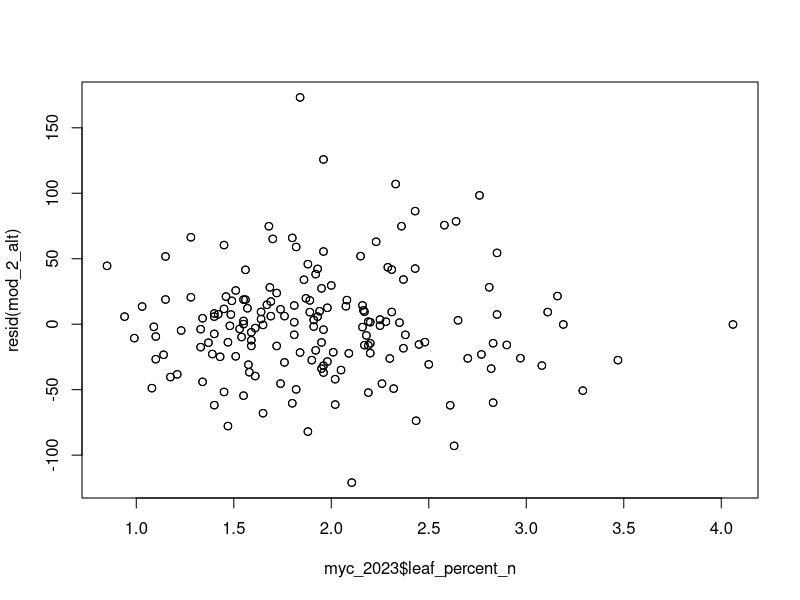
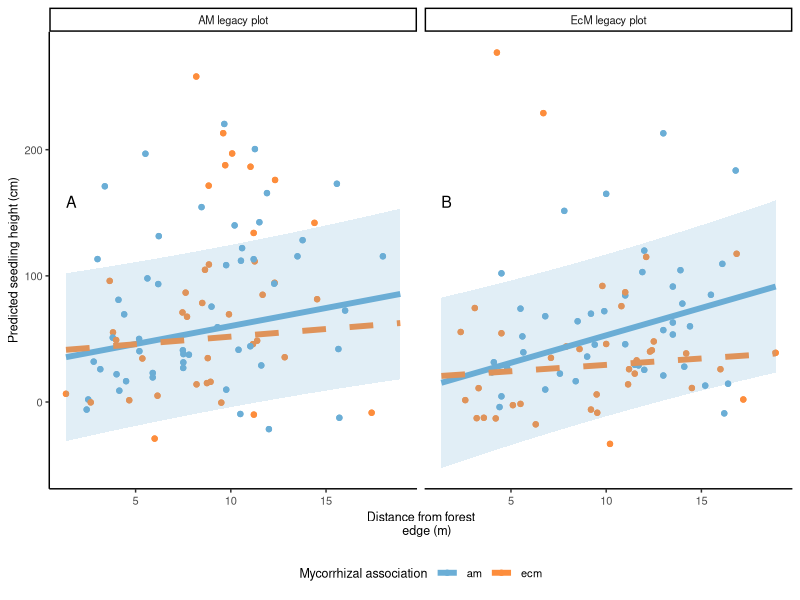
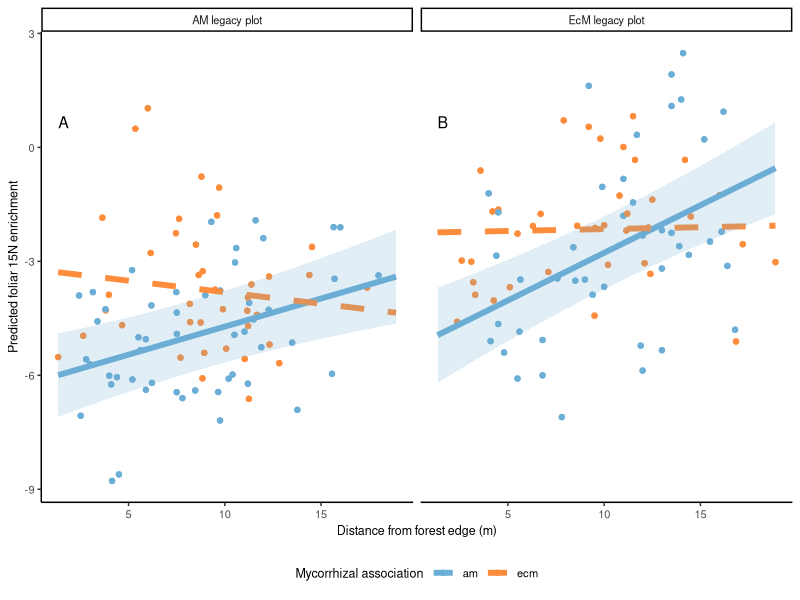
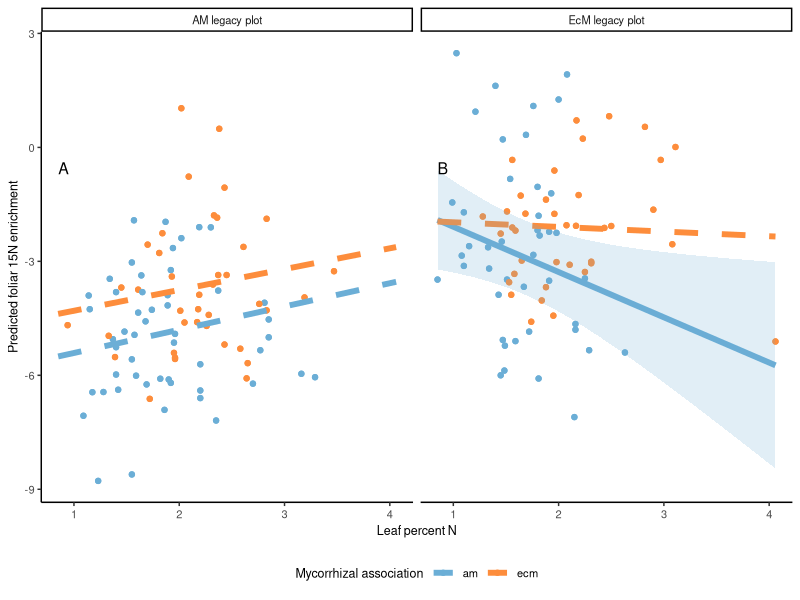
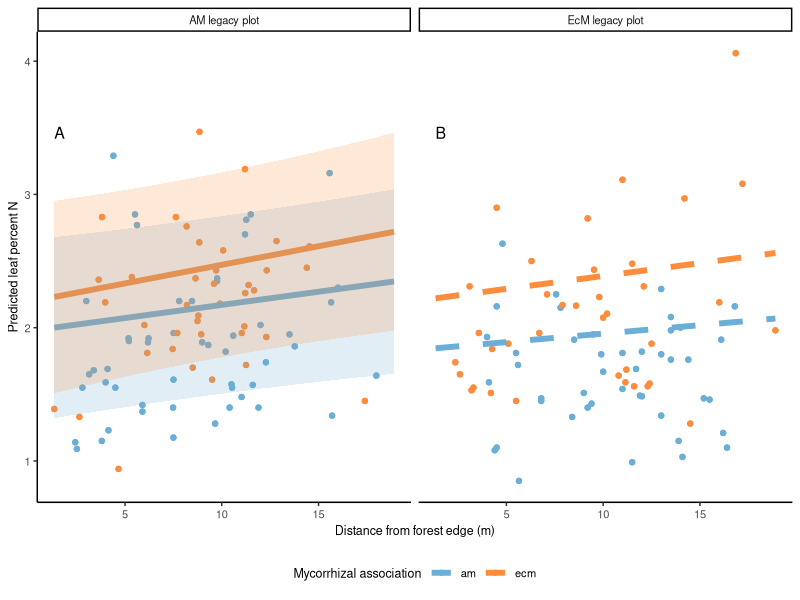
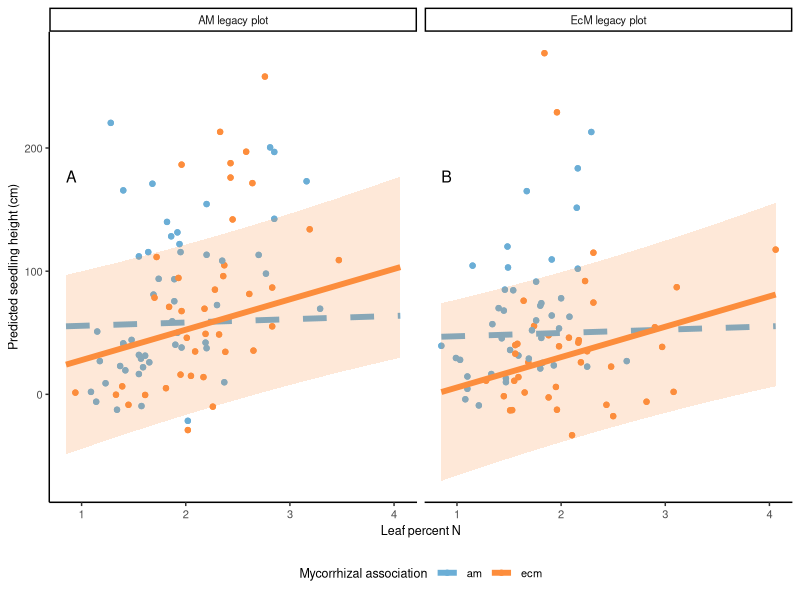

Generate these figures, in order, with R:


# setup -------------------------------------------------------------------
library(tidyverse)
library(lme4)
library(lmerTest)
library(RColorBrewer)


# read in data

myc_alldata <-   
  read_csv("outplut/alldata_03262026.csv") %>% 
  mutate(
    site_unit = factor(site_unit)
  ) 

myc_2023 <- 
  myc_alldata %>%
  filter(year == "2023") %>%
  droplevels() %>%
  
  # turn the factors into numeric variables
  
  mutate(
    myc_legacy_num = case_when(mycorrhizal_legacy == "ecm" ~ 0, TRUE ~ 1),
    myc_type_num = case_when(myc_type == "ecm" ~ 0, TRUE ~ 1),
    
    # scale numeric variables
    
    dist_s = scale(distance_to_edge_m)[,1]
  )

# Plotting theme ---------------------------------------------------------

blues <- RColorBrewer::brewer.pal(9, "Blues")
oranges <- RColorBrewer::brewer.pal(9, "Oranges")

my_theme <- function() {
  ggplot2::theme_classic() +
    ggplot2::theme(
      axis.text = element_text(size = 8),
      axis.title.x = element_text(size = 9),
      axis.title.y = element_text(size = 9),
      legend.text = element_text(size = 8),
      legend.title = element_text(size = 9),
      strip.text.x = element_text(size = 8),
      legend.position = "bottom"
    )
}

myc_association_colors <- c("am" = blues[5], "ecm" = oranges[5])

add_fixed_effect_ci <- function(model, newdata, fixed_formula, pred_name) {
  newdata[[pred_name]] <- predict(model, newdata = newdata, re.form = NA)
  
  x_pred <- model.matrix(fixed_formula, data = newdata)
  se_pred <- sqrt(diag(x_pred %*% vcov(model) %*% t(x_pred)))
  
  newdata %>%
    mutate(
      se = se_pred,
      lower = .data[[pred_name]] - 1.96 * se,
      upper = .data[[pred_name]] + 1.96 * se
    )
}

add_slope_linetype <- function(model, predicted_data, x_var, alpha = 0.05) {
  slope_tests <-
    emmeans::emtrends(
      model,
      ~ myc_type * mycorrhizal_legacy,
      var = x_var
    ) %>%
    summary(infer = c(TRUE, TRUE)) %>%
    as_tibble() %>%
    mutate(
      slope_linetype = case_when(
        p.value < alpha ~ "Significant",
        TRUE ~ "Not significant"
      )
    ) %>%
    select(myc_type, mycorrhizal_legacy, slope_linetype)
  
  predicted_data %>%
    left_join(slope_tests, by = c("myc_type", "mycorrhizal_legacy"))
}

get_column_or_na <- function(df, column_names) {
  matching_column <- intersect(column_names, names(df))
  
  if (length(matching_column) == 0) {
    return(rep(NA_real_, nrow(df)))
  }
  
  df[[matching_column[1]]]
}

tidy_fixed_effects <- function(model, figure, response, predictor) {
  fixed_effects <-
    coef(summary(lmerTest::as_lmerModLmerTest(model))) %>%
    as.data.frame()
  
  fixed_effects$term <- rownames(fixed_effects)
  
  tibble(
    figure = figure,
    response = response,
    predictor = predictor,
    statistic_type = "fixed_effect",
    term = fixed_effects$term,
    myc_type = NA_character_,
    mycorrhizal_legacy = NA_character_,
    estimate = get_column_or_na(fixed_effects, "Estimate"),
    std_error = get_column_or_na(fixed_effects, "Std. Error"),
    df = get_column_or_na(fixed_effects, "df"),
    statistic = get_column_or_na(fixed_effects, "t value"),
    p_value = get_column_or_na(fixed_effects, "Pr(>|t|)"),
    conf_low = NA_real_,
    conf_high = NA_real_,
    slope_linetype = NA_character_
  )
}

tidy_type_ii_tests <- function(model, figure, response, predictor) {
  type_ii_tests <- car::Anova(model) %>% as.data.frame()
  type_ii_tests$term <- rownames(type_ii_tests)
  
  tibble(
    figure = figure,
    response = response,
    predictor = predictor,
    statistic_type = "type_ii_wald_chisq",
    term = type_ii_tests$term,
    myc_type = NA_character_,
    mycorrhizal_legacy = NA_character_,
    estimate = NA_real_,
    std_error = NA_real_,
    df = get_column_or_na(type_ii_tests, "Df"),
    statistic = get_column_or_na(type_ii_tests, "Chisq"),
    p_value = get_column_or_na(type_ii_tests, "Pr(>Chisq)"),
    conf_low = NA_real_,
    conf_high = NA_real_,
    slope_linetype = NA_character_
  )
}

tidy_slope_tests <- function(model, figure, response, predictor, x_var, alpha = 0.05) {
  slope_tests <-
    emmeans::emtrends(
      model,
      ~ myc_type * mycorrhizal_legacy,
      var = x_var
    ) %>%
    summary(infer = c(TRUE, TRUE)) %>%
    as_tibble()
  
  trend_column <- paste0(x_var, ".trend")
  
  tibble(
    figure = figure,
    response = response,
    predictor = predictor,
    statistic_type = "simple_slope",
    term = paste0("slope of ", response, " over ", predictor),
    myc_type = slope_tests$myc_type,
    mycorrhizal_legacy = slope_tests$mycorrhizal_legacy,
    estimate = slope_tests[[trend_column]],
    std_error = slope_tests$SE,
    df = slope_tests$df,
    statistic = slope_tests$t.ratio,
    p_value = slope_tests$p.value,
    conf_low = slope_tests$lower.CL,
    conf_high = slope_tests$upper.CL,
    slope_linetype = case_when(
      slope_tests$p.value < alpha ~ "Significant",
      TRUE ~ "Not significant"
    )
  )
}

collect_model_stats <- function(model, figure, response, predictor, x_var) {
  bind_rows(
    tidy_fixed_effects(model, figure, response, predictor),
    tidy_type_ii_tests(model, figure, response, predictor),
    tidy_slope_tests(model, figure, response, predictor, x_var)
  )
}

panel_label_data <- function(plot_data, predicted_data) {
  tibble(
    mycorrhizal_legacy = c("am", "ecm"),
    panel_label = c("A", "B"),
    x = min(plot_data$x, na.rm = TRUE),
    y = max(predicted_data$upper, na.rm = TRUE)
  )
}

model_line_plot <- function(
    raw_data,
    predicted_data,
    x_var,
    y_var,
    pred_var,
    x_label,
    y_label
) {
  label_data <- panel_label_data(
    tibble(x = raw_data[[x_var]]),
    predicted_data
  )
  
  ggplot() +
    geom_point(
      data = raw_data,
      aes(
        x = .data[[x_var]],
        y = .data[[y_var]],
        color = myc_type,
        fill = myc_type
      )
    ) +
    geom_line(
      data = predicted_data,
      aes(
        x = .data[[x_var]],
        y = .data[[pred_var]],
        color = factor(myc_type),
        linetype = slope_linetype
      ),
      linewidth = 2
    ) +
    geom_ribbon(
      data = filter(predicted_data, slope_linetype == "Significant"),
      aes(
        x = .data[[x_var]],
        ymin = lower,
        ymax = upper,
        fill = factor(myc_type),
        group = interaction(myc_type, mycorrhizal_legacy)
      ),
      alpha = 0.2
    ) +
    facet_wrap(
      ~mycorrhizal_legacy,
      labeller = as_labeller(c(
        "am" = "AM legacy plot",
        "ecm" = "EcM legacy plot"
      ))
    ) +
    labs(
      y = y_label,
      x = x_label,
      color = "Mycorrhizal association",
      fill = "Mycorrhizal association"
    ) +
    scale_color_manual(
      values = myc_association_colors,
      limits = names(myc_association_colors),
      name = "Mycorrhizal association"
    ) +
    scale_fill_manual(
      values = myc_association_colors,
      limits = names(myc_association_colors),
      guide = "none"
    ) +
    scale_linetype_manual(
      values = c("Significant" = "solid", "Not significant" = "dashed"),
      guide = "none"
    ) +
    geom_text(
      data = label_data,
      aes(x = x, y = y, label = panel_label),
      hjust = 0,
      size = 4,
      inherit.aes = FALSE
    ) +
    my_theme()
}

# Height change ~ distance to edge  ------------------------------------------------------------

# height change

mod_2_alt <-
  lme4::lmer(height_change ~  
               leaf_percent_n  * myc_type + 
               foliar_15n_enrichment * myc_type + 
               distance_to_edge_m * myc_type * mycorrhizal_legacy +
               #herbivory +
               (1 | condition ) + 
               (1 | site_unit)  + (1 | species) ,
             data = myc_2023)

AIC(mod_2_alt)
summary(mod_2_alt)
car::Anova(mod_2_alt)
plot(resid(mod_2_alt)~ myc_2023$leaf_percent_n)

emmeans::emtrends(mod_2_alt ,~ myc_type * mycorrhizal_legacy, var = "leaf_percent_n")
emmeans::emtrends(mod_2_alt , ~ myc_type, var = "leaf_percent_n")

emmeans::emtrends(mod_2_alt , ~ distance_to_edge_m*myc_type, var = "distance_to_edge_m")

# create predicted dataset

# predicted values for plotting CIs and trend lines 

predicted_data <- expand_grid(
  distance_to_edge_m = seq(
    min(myc_2023$distance_to_edge_m, na.rm = TRUE),
    max(myc_2023$distance_to_edge_m, na.rm = TRUE),
    length.out = 100
  ),
  myc_type = unique(myc_2023$myc_type),
  mycorrhizal_legacy = unique(myc_2023$mycorrhizal_legacy)
) %>%
  mutate(
    leaf_percent_n = mean(myc_2023$leaf_percent_n, na.rm = TRUE),
    foliar_15n_enrichment = mean(
      myc_2023$foliar_15n_enrichment,
      na.rm = TRUE
    )
  ) %>%
  mutate(
    pred_height = predict(mod_2_alt, newdata = ., re.form = NA)
  )

X_pred <- model.matrix(
  ~  leaf_percent_n * myc_type +
    foliar_15n_enrichment * myc_type +
    distance_to_edge_m * myc_type * mycorrhizal_legacy,
  data = predicted_data
)

se_preds <- sqrt(
  diag(X_pred %*% vcov(mod_2_alt) %*% t(X_pred))
)

predicted_data <- 
  predicted_data %>%
  mutate(
    se = se_preds,
    lower = pred_height - 1.96 * se,
    upper = pred_height + 1.96 * se
  ) %>%
  add_slope_linetype(
    model = mod_2_alt,
    x_var = "distance_to_edge_m"
  )

# plot
height_distedge <-

ggplot() +
geom_point(data = myc_2023,
           aes(x = distance_to_edge_m,
               y = height_change,
           color = myc_type,
           fill = myc_type ) ) +
  geom_line(data = predicted_data,
            aes(
              x = distance_to_edge_m,
              y = pred_height,
              color = factor(myc_type),
              linetype = slope_linetype),
              linewidth = 2 ) +
  geom_ribbon(data = filter(predicted_data, slope_linetype == "Significant"),
        aes(
          x = distance_to_edge_m,
          y = pred_height,
          ymin = lower, 
          ymax = upper,
          fill = factor(myc_type),
          group = interaction(myc_type, mycorrhizal_legacy)),
    alpha = 0.2
  ) + 
  facet_wrap(
    ~mycorrhizal_legacy,
    labeller = as_labeller(c(
      "am" = "AM legacy plot",
      "ecm" = "EcM legacy plot"
    ))
  ) +
  labs(
    y = "Predicted seedling height (cm)",
    x = "Distance from forest
    edge (m)",
    color = "Mycorrhizal association",
    fill = "Mycorrhizal association"
  ) +
  scale_color_manual(
    values = myc_association_colors,
    limits = names(myc_association_colors),
    name = "Mycorrhizal association"
  ) +
  scale_fill_manual(
    values = myc_association_colors,
    limits = names(myc_association_colors),
    guide = "none"
  ) +
  scale_linetype_manual(
    values = c("Significant" = "solid", "Not significant" = "dashed"),
    guide = "none"
  ) +
  geom_text(
    data = tibble(
      mycorrhizal_legacy = c("am", "ecm"),
      panel_label = c("A", "B"),
      x = min(myc_2023$distance_to_edge_m),
      y = max(predicted_data$upper - 1)
    ),
    aes(x = x, y = y, label = panel_label),
    hjust = 0,
    size = 4,
    inherit.aes = FALSE
  ) +
  my_theme()

print(height_distedge)


# Figure 2: Foliar 15N enrichment ~ distance to edge ----------------------

mod_foliar15n_distedge <-
  lme4::lmer(
    foliar_15n_enrichment ~
      leaf_percent_n +
      distance_to_edge_m * myc_type * mycorrhizal_legacy +
      (1 | site_unit) + (1 | species),
    data = myc_2023
  )

pred_foliar15n_distedge <- expand_grid(
  distance_to_edge_m = seq(
    min(myc_2023$distance_to_edge_m, na.rm = TRUE),
    max(myc_2023$distance_to_edge_m, na.rm = TRUE),
    length.out = 100
  ),
  myc_type = unique(myc_2023$myc_type),
  mycorrhizal_legacy = unique(myc_2023$mycorrhizal_legacy)
) %>%
  mutate(
    leaf_percent_n = mean(myc_2023$leaf_percent_n, na.rm = TRUE)
  ) %>%
  add_fixed_effect_ci(
    model = mod_foliar15n_distedge,
    fixed_formula = ~ leaf_percent_n +
      distance_to_edge_m * myc_type * mycorrhizal_legacy,
    pred_name = "pred_foliar_15n"
  ) %>%
  add_slope_linetype(
    model = mod_foliar15n_distedge,
    x_var = "distance_to_edge_m"
  )

fig_2_foliar15n_distedge <- model_line_plot(
  raw_data = myc_2023,
  predicted_data = pred_foliar15n_distedge,
  x_var = "distance_to_edge_m",
  y_var = "foliar_15n_enrichment",
  pred_var = "pred_foliar_15n",
  x_label = "Distance from forest edge (m)",
  y_label = "Predicted foliar 15N enrichment"
)

print(fig_2_foliar15n_distedge)


# Figure 3: Foliar 15N enrichment ~ foliar percent N ----------------------

mod_foliar15n_leafn <-
  lme4::lmer(
    foliar_15n_enrichment ~
      leaf_percent_n * myc_type * mycorrhizal_legacy +
      distance_to_edge_m +
      (1 | site_unit) + (1 | species),
    data = myc_2023
  )

pred_foliar15n_leafn <- expand_grid(
  leaf_percent_n = seq(
    min(myc_2023$leaf_percent_n, na.rm = TRUE),
    max(myc_2023$leaf_percent_n, na.rm = TRUE),
    length.out = 100
  ),
  myc_type = unique(myc_2023$myc_type),
  mycorrhizal_legacy = unique(myc_2023$mycorrhizal_legacy)
) %>%
  mutate(
    distance_to_edge_m = mean(myc_2023$distance_to_edge_m, na.rm = TRUE)
  ) %>%
  add_fixed_effect_ci(
    model = mod_foliar15n_leafn,
    fixed_formula = ~ leaf_percent_n * myc_type * mycorrhizal_legacy +
      distance_to_edge_m,
    pred_name = "pred_foliar_15n"
  ) %>%
  add_slope_linetype(
    model = mod_foliar15n_leafn,
    x_var = "leaf_percent_n"
  )

fig_3_foliar15n_leafn <- model_line_plot(
  raw_data = myc_2023,
  predicted_data = pred_foliar15n_leafn,
  x_var = "leaf_percent_n",
  y_var = "foliar_15n_enrichment",
  pred_var = "pred_foliar_15n",
  x_label = "Leaf percent N",
  y_label = "Predicted foliar 15N enrichment"
)

print(fig_3_foliar15n_leafn)


# Figure 4: Foliar percent N ~ distance to edge ---------------------------

mod_leafn_distedge <-
  lme4::lmer(
    leaf_percent_n ~
      distance_to_edge_m * myc_type * mycorrhizal_legacy +
      (1 | condition) + (1 | site_unit) + (1 | species),
    data = myc_2023
  )

pred_leafn_distedge <- expand_grid(
  distance_to_edge_m = seq(
    min(myc_2023$distance_to_edge_m, na.rm = TRUE),
    max(myc_2023$distance_to_edge_m, na.rm = TRUE),
    length.out = 100
  ),
  myc_type = unique(myc_2023$myc_type),
  mycorrhizal_legacy = unique(myc_2023$mycorrhizal_legacy)
) %>%
  add_fixed_effect_ci(
    model = mod_leafn_distedge,
    fixed_formula = ~ distance_to_edge_m * myc_type * mycorrhizal_legacy,
    pred_name = "pred_leaf_percent_n"
  ) %>%
  add_slope_linetype(
    model = mod_leafn_distedge,
    x_var = "distance_to_edge_m"
  )

fig_4_leafn_distedge <- model_line_plot(
  raw_data = myc_2023,
  predicted_data = pred_leafn_distedge,
  x_var = "distance_to_edge_m",
  y_var = "leaf_percent_n",
  pred_var = "pred_leaf_percent_n",
  x_label = "Distance from forest edge (m)",
  y_label = "Predicted leaf percent N"
)

print(fig_4_leafn_distedge)


# Figure 5: Height change ~ foliar percent N ------------------------------

pred_height_leafn <- expand_grid(
  leaf_percent_n = seq(
    min(myc_2023$leaf_percent_n, na.rm = TRUE),
    max(myc_2023$leaf_percent_n, na.rm = TRUE),
    length.out = 100
  ),
  myc_type = unique(myc_2023$myc_type),
  mycorrhizal_legacy = unique(myc_2023$mycorrhizal_legacy)
) %>%
  mutate(
    foliar_15n_enrichment = mean(myc_2023$foliar_15n_enrichment, na.rm = TRUE),
    distance_to_edge_m = mean(myc_2023$distance_to_edge_m, na.rm = TRUE)
  ) %>%
  add_fixed_effect_ci(
    model = mod_2_alt,
    fixed_formula = ~ leaf_percent_n * myc_type +
      foliar_15n_enrichment * myc_type +
      distance_to_edge_m * myc_type * mycorrhizal_legacy,
    pred_name = "pred_height"
  ) %>%
  add_slope_linetype(
    model = mod_2_alt,
    x_var = "leaf_percent_n"
  )

fig_5_height_leafn <- model_line_plot(
  raw_data = myc_2023,
  predicted_data = pred_height_leafn,
  x_var = "leaf_percent_n",
  y_var = "height_change",
  pred_var = "pred_height",
  x_label = "Leaf percent N",
  y_label = "Predicted seedling height (cm)"
)

print(fig_5_height_leafn)


# Export model statistics -------------------------------------------------

final_figure_model_stats <- bind_rows(
  collect_model_stats(
    model = mod_2_alt,
    figure = "Height change ~ distance to edge",
    response = "height_change",
    predictor = "distance_to_edge_m",
    x_var = "distance_to_edge_m"
  ),
  collect_model_stats(
    model = mod_foliar15n_distedge,
    figure = "Figure 2",
    response = "foliar_15n_enrichment",
    predictor = "distance_to_edge_m",
    x_var = "distance_to_edge_m"
  ),
  collect_model_stats(
    model = mod_foliar15n_leafn,
    figure = "Figure 3",
    response = "foliar_15n_enrichment",
    predictor = "leaf_percent_n",
    x_var = "leaf_percent_n"
  ),
  collect_model_stats(
    model = mod_leafn_distedge,
    figure = "Figure 4",
    response = "leaf_percent_n",
    predictor = "distance_to_edge_m",
    x_var = "distance_to_edge_m"
  ),
  collect_model_stats(
    model = mod_2_alt,
    figure = "Figure 5",
    response = "height_change",
    predictor = "leaf_percent_n",
    x_var = "leaf_percent_n"
  )
)

dir.create("outplut", showWarnings = FALSE, recursive = TRUE)
write_csv(
  final_figure_model_stats,
  "outplut/final_figure_model_stats.csv"
)
